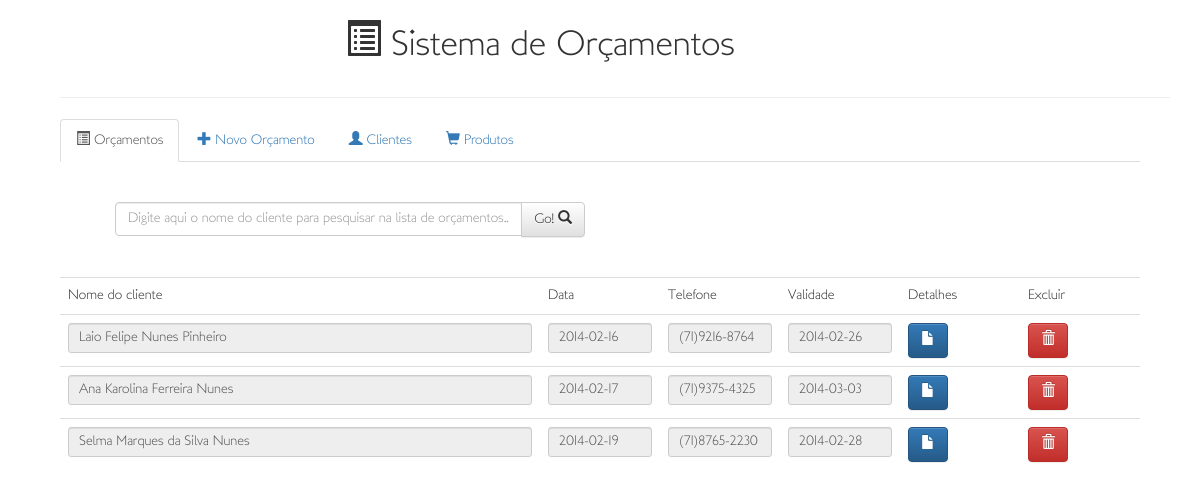
The page / on the database its author committed.
### tables this page shows
CREATE TABLE IF NOT EXISTS `orcamento` (
  `orca_cod` int(11) NOT NULL AUTO_INCREMENT,
  `orca_data` date NOT NULL,
  `orca_data_retorno` date DEFAULT NULL,
  `orca_data_validade` date NOT NULL,
  `orca_clie_cod` int(11) NOT NULL,
  `orca_prod_cod_1` int(11) NOT NULL,
  `orca_condicoes` varchar(500) DEFAULT NULL,
  `orca_objecoes` varchar(500) DEFAULT NULL,
  `orca_prod_cod_2` int(11) DEFAULT NULL,
  `orca_prod_cod_3` int(11) DEFAULT NULL,
  PRIMARY KEY (`orca_cod`)
);

CREATE TABLE IF NOT EXISTS `cliente` (
  `clie_cod` int(11) NOT NULL AUTO_INCREMENT,
  `clie_nome` varchar(200) NOT NULL,
  `clie_endereco` varchar(200) DEFAULT NULL,
  `clie_bairro` varchar(100) DEFAULT NULL,
  `clie_cep` char(9) DEFAULT NULL,
  `clie_fone` varchar(13) NOT NULL,
  `clie_email` varchar(255) NOT NULL,
  PRIMARY KEY (`clie_cod`)
);

### class/Conexao.class.php (called while the page is built, shortened)
<?php
class Conexao{
	private $db_host = "localhost";
	private $db_user = "root";
	private $db_pass = "";
	private $db_name = "cdzestagiodb";
	private $con = false;
	public $instance;
	public function Conexao($db_name){
		$this->db_name = $db_name;
	}
	public function connect(){
		if(!$this->con){
			$myconn = @mysqli_connect($this->db_host, $this->db_user, $this->db_pass);
			if($myconn){
				$seldb = @mysqli_select_db($myconn,$this->db_name);
				if($seldb){
					$this->instance = $myconn;
					$this->con = true;
					return true;
				}else{
					return false;
				}
			}else{
				return false;
			}
		}else{
			return false;
		}
	}
	public function db_instance(){
		return $this->instance;
	}
}
?>

### class/Orcamento.class.php (the view, shortened to what this page needs)
<?php
	class Orcamento extends Conexao{
		public function buscarTodos($like){
			$where = "";
			$this->sqlSel = mysqli_query($this->db_instance(), "SELECT orca_cod, clie_nome, orca_data, clie_fone, orca_data_validade
								 FROM orcamento, cliente WHERE orca_clie_cod = clie_cod".$where." ORDER BY orca_data" );
			$cont = 0;
			while($resultList = mysqli_fetch_array($this->sqlSel)){
				$this->cod = $resultList["orca_cod"];
	            $this->clieNome = $resultList["clie_nome"];
	            $this->data = $resultList["orca_data"];
	            $this->clieFone = $resultList["clie_fone"];
	            $this->dataValidade = $resultList["orca_data_validade"];
				$cont += 1;
	            print "<tr><td><input type=\"text\" class=\"form-control input-sm\" value=\"".$this->clieNome."\" id=\"clieNome".$cont."\" disabled></td>
	            <td><input type=\"text\" class=\"form-control input-sm moeda\" value=".$this->data." id=\"data".$cont."\" disabled></td>
	            <td><input type=\"text\" class=\"form-control input-sm\" value=\"".$this->clieFone."\" id=\"clieFone".$cont."\" disabled></td>
	            <td><input type=\"text\" class=\"form-control input-sm\" value=\"".$this->dataValidade."\" id=\"dataValidade".$cont."\" disabled></td>
	            <td><a class=\"btn btn-primary tdPequeno\" href=\"detalhe.php?cod=".$this->cod."\"><span class=\"glyphicon glyphicon-file\"></span></a></td>
	            <td><a class=\"btn btn-danger tdPequeno\" href=\"index.php?acao=excluir&cod=".$this->cod."\"><span class=\"glyphicon glyphicon-trash\"></span></a></td>
	            </tr>";
	        }
		}
	}
?>

### index.php (shortened to what this page needs)
<!doctype html>
<html>
<head>
	<link rel="stylesheet" href="//netdna.bootstrapcdn.com/bootstrap/3.1.1/css/bootstrap.min.css">
	<link rel="stylesheet" href="//netdna.bootstrapcdn.com/bootstrap/3.1.1/css/bootstrap-theme.min.css">
  	<link rel="stylesheet" href="//code.jquery.com/ui/1.10.4/themes/smoothness/jquery-ui.css">
	<link rel="stylesheet" type="text/css" href="css/estilo.css">
	<?php
		require('class/Conexao.class.php');
		require('class/Orcamento.class.php');
		require('control/Control.index.php');
	?>
</head>
<body>
	<h1 class="col-md-6 col-md-offset-3"><span class="glyphicon glyphicon-list-alt"></span> Sistema de Orçamentos</h1><br><br><hr class="col-xs-12 col-sm-6
	col-md-12">
	<ul class="nav nav-tabs">
	  	<li class="active"><a href="index.php"><span class="glyphicon glyphicon-list-alt"></span> Orçamentos</a></li>
	  	<li><a href="cadastro.orcamento.php"><span class="glyphicon glyphicon-plus"></span> Novo Orçamento</a></li>
	  	<li><a href="cadastro.cliente.php"><span class="glyphicon glyphicon-user"></span> Clientes</a></li>
	  	<li><a href="cadastro.produto.php" ><span class="glyphicon glyphicon-shopping-cart"></span> Produtos</a></li>
	</ul>
	<div class="col-md-6">
		<div class="input-group">
			<input type="text" id="pesquisa" class="form-control" placeholder="Digite aqui o nome do cliente para pesquisar na lista de orçamentos... ">
			<span class="input-group-btn">
				<button class="btn btn-default" onclick="pesquisar()" type="button">
					Go!  <span class="glyphicon glyphicon-search"></span>
				</button>
			</span>
		</div>
	</div>
	<br>
	<table class="table">
		<tr>
			<td class="tdGrande">Nome do cliente</td>
			<td class="tdMedio">Data</td>
			<td class="tdMedio">Telefone</td>
			<td class="tdMedio">Validade</td>
			<td class="tdMedio">Detalhes</td>
			<td class="tdMedio">Excluir</td>
		</tr>
		<?php
			listarOrcamentos();
		?>
    </table>
    <br>
</body>
</html>

### control/Control.index.php (shortened to what this page needs)
<?php
	function listarOrcamentos(){
        $orcamentoSel = new Orcamento();
        if(isset($_GET['texto'])){
            $orcamentoSel->buscarTodos($_GET['texto']);
        }else{
            $orcamentoSel->buscarTodos("");
        }
	}
?>

### css/estilo.css (style rules this page uses)
.tdGrande { width: 400px !important; }
.tdMedio { width: 100px !important; }
.tdPequeno { width: 40px !important; }
body { font-family: "LondonMM", Helvetica !important; margin-left: 5%; margin-right: 5%; }
input { font-size: 14px !important; }
div { margin:20px; }

### rows shown on the page
orcamento: clie_nome "Laio Felipe Nunes Pinheiro", orca_data "2014-02-16", clie_fone "(71)9216-8764", orca_data_validade "2014-02-26"
orcamento: clie_nome "Ana Karolina Ferreira Nunes", orca_data "2014-02-17", clie_fone "(71)9375-4325", orca_data_validade "2014-03-03"
orcamento: clie_nome "Selma Marques da Silva Nunes", orca_data "2014-02-19", clie_fone "(71)8765-2230", orca_data_validade "2014-02-28"
